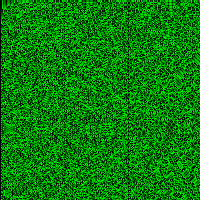
#> input picture my.png, 200 x 200 px
$ python Grey.py
#> lines starting #> are read from the running program, lines starting #| are printed output that depends on the picture; after the words box and inside, x2 and y2 are one past the last pixel; in counts of white or black regions, pixels touching at a corner belong together
from PIL import Image
import numpy as np
ima = input("Insert image name: ")
#> the answer given: my.png
im = Image.open('my.png')
#> im is the input picture: PIL image 200x200 RGB; mean R, G, B 0, 125.1, 0
np_im = np.array(im)
x = 0
le = int(input("insert length: "))
#> the answer given: 3
wi = int(input("insert width: "))
#> the answer given: 100
for i in range(le):
    for a in range(wi):
        R = np_im[x,a][0]
        G = np_im[x,a][1]
        B = np_im[x,a][2]
        Y = int(0.299 * R + 0.587 * G + 0.114 * B)
        np_im[x,a] = [Y,Y,Y]
        print(Y)
    x += 1
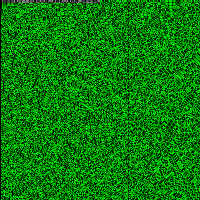
#> np_im: shape (200, 200, 3); 0.74% of pixels changed, all inside (x1, y1, x2, y2) = (1, 0, 100, 3)
#> after the loop, x = 3

img = Image.fromarray(np_im, 'RGB')
img.show()
